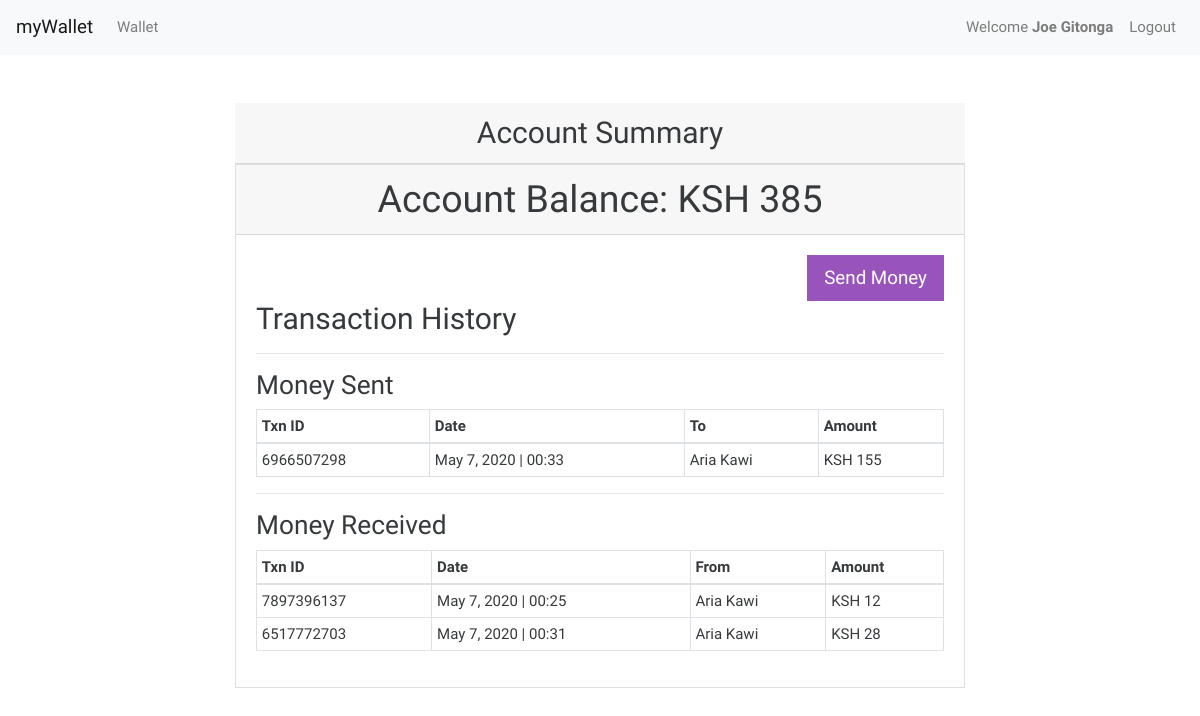
The page / (signed in) on the database its author committed.
### wallet/models.py (models this page shows, shortened)
class User(db.Model, UserMixin):
	__tablename__ = 'users'
	id = db.Column(db.Integer, primary_key=True)
	name = db.Column(db.String(100), nullable=False)
	email = db.Column(db.String(100), unique=True, nullable=False)
	phone = db.Column(db.String(20), unique=True)
	balance = db.Column(db.Integer, nullable=False, default=500)
	password = db.Column(db.String(60), nullable=False)
	txns_out = db.relationship('Transaction', backref='sender', lazy=True, foreign_keys='Transaction.sender_id')
	txns_in = db.relationship('Transaction', backref='receiver', lazy=True, foreign_keys='Transaction.receiver_id')

class Transaction(db.Model):
	__tablename__ = 'transactions'
	id = db.Column(db.Integer, primary_key=True)
	txn_id = db.Column(db.String(25), nullable=False)
	sender_id = db.Column(db.Integer, db.ForeignKey('users.id', ondelete='cascade'), nullable=False)
	receiver_id = db.Column(db.Integer, db.ForeignKey('users.id', ondelete='cascade'), nullable=False)
	amount = db.Column(db.Integer, nullable=False)
	timestamp = db.Column(db.DateTime, nullable=False, default=datetime.utcnow)

### wallet/routes.py (the view)
@app.route("/")
def index():
	return render_template('index.html', title='Welcome')

### wallet/models.py (called while the page is built)
@login_manager.user_loader
def load_user(user_id):
	return User.query.get(int(user_id))

### wallet/templates/index.html (shortened to what this page needs)
{% extends 'layouts/master.html' %}
{% block body %}
	<div class="row my-5">
		<div class="col-md-8 mx-auto">
			{% if current_user.is_authenticated %}
			<p class="h2 card-header text-center">Account Summary</p>
			<div class="card">
				<p class="h1 card-header text-center">Account Balance: <strong>KSH {{ current_user.balance }}</strong></p>
				<div class="card-body">
					<div class="text-right">
						<a href="{{ url_for('send_money') }}" class=" btn btn-info btn-lg">Send Money</a>
					</div>
					<p class="h2">Transaction History</p> <hr>
					<p class="h3">Money Sent</p>
					<table class="table table-bordered table-sm">
						<thead>
							<tr>
								<th>Txn ID</th>
								<th>Date</th>
								<th>To</th>
								<th>Amount</th>
							</tr>
						</thead>
						<tbody>
							{% for txn in current_user.txns_out %}
								<tr>
									<td>{{ txn.txn_id }}</td>
									<td>{{ txn.timestamp.strftime('%B %-d, %Y | %H:%M') }}</td>
									<td>{{ txn.receiver.name }}</td>
									<td>KSH {{ txn.amount }}</td>
								</tr>
							{% endfor %}
						</tbody>
					</table>
					<hr>
					<p class="h3">Money Received</p>
					<table class="table table-bordered table-sm">
						<thead>
							<tr>
								<th>Txn ID</th>
								<th>Date</th>
								<th>From</th>
								<th>Amount</th>
							</tr>
						</thead>
						<tbody>
							{% for txn in current_user.txns_in %}
								<tr>
									<td>{{ txn.txn_id }}</td>
									<td>{{ txn.timestamp.strftime('%B %-d, %Y | %H:%M') }}</td>
									<td>{{ txn.sender.name }}</td>
									<td>KSH {{ txn.amount }}</td>
								</tr>
							{% endfor %}
						</tbody>
					</table>
				</div>
			</div>
			{% endif %}
		</div>
	</div>
{% endblock body %}

### wallet/templates/layouts/master.html (shortened to what this page needs)
<!DOCTYPE html>
<html>
<head>
    <link rel="stylesheet" type="text/css" href="https://bootswatch.com/4/cosmo/bootstrap.min.css">
    <link rel="stylesheet" type="text/css" href="{{ url_for('static', filename='main.css') }}">
</head>
<body>
	<nav class="navbar navbar-expand-md navbar-light bg-light">
		<a class="navbar-brand" href="{{ url_for('index') }}">myWallet</a>
		<div class="collapse navbar-collapse" id="navbarTogglerMenu">
			<ul class="navbar-nav mr-auto mt-2 mt-lg-0">
				<li class="nav-item">
					<a class="nav-link" href="{{ url_for('wallet') }}">Wallet</a>
				</li>
			</ul>
			<ul class="navbar-nav ml-auto mt-2 mt-lg-0">
				{% if current_user.is_authenticated %}
					<li class="nav-item">
						<span class="nav-link">Welcome <strong>{{ current_user.name }}</strong></span>
					</li>
					<li class="nav-item">
						<a class="nav-link" href="{{ url_for('logout') }}">Logout</a>
					</li>
				{% endif %}
			</ul>
		</div>
	</nav>
	<div class="container">
		{% block body %}{% endblock body %}
</body>
</html>

### wallet/static/main.css (style rules this page uses)
* { margin: 0; padding: 0; box-sizing: border-box; }

### rows shown on the page
User: name "Joe Gitonga", balance "385"
Transaction: txn_id "6966507298", timestamp "May 7, 2020 | 00:33", receiver.name "Aria Kawi", amount "155"
Transaction: txn_id "7897396137", timestamp "May 7, 2020 | 00:25", sender.name "Aria Kawi", amount "12"
Transaction: txn_id "6517772703", timestamp "May 7, 2020 | 00:31", sender.name "Aria Kawi", amount "28"
